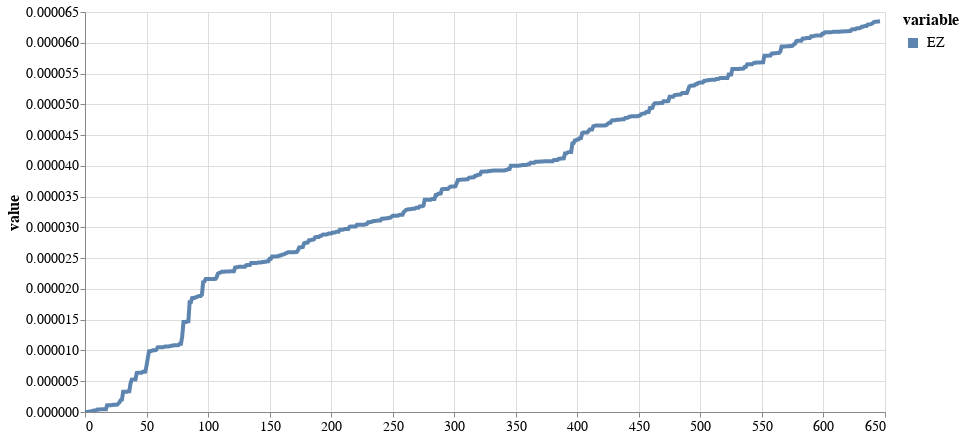

The notebook cell this image was saved under:
### Code cell
model_evidence = get_model_evidence('log/big5_exp/20210727_060750_big5_EZ/')
bf = pd.DataFrame(model_evidence, columns=['EZ'])
bf['idx'] = np.arange(bf.shape[0])
# bf['AZ'] = get_model_evidence('log/big5_exp//20210726_220229_big5az/')

# bf['EFA'] = get_model_evidence('log/CL_data/20210726_213814_efa/')
# bf['EFA-C'] = get_model_evidence('log/CL_data/20210726_214548_efa_c/')
plot_bf(bf, 800, 400)

### Figure 1 — Vega-Lite specification as saved in the notebook (floating-point values rounded to 4 significant figures; data arrays with more than 128 entries replaced by an {"elided": "..."} marker saying what was removed)
{"config": {"view": {"continuousWidth": 400, "continuousHeight": 300}, "axis": {"labelFontSize": 14, "titleFontSize": 16}, "legend": {"labelFontSize": 14, "symbolStrokeWidth": 10, "titleFontSize": 16}}, "data": {"name": "data-405a3aa2adaf4dc60b06b5fcc0eee5e5"}, "mark": {"type": "line", "opacity": 0.9, "strokeWidth": 4}, "encoding": {"color": {"type": "nominal", "field": "variable"}, "x": {"type": "quantitative", "field": "idx", "title": null}, "y": {"type": "quantitative", "field": "value"}}, "height": 400, "selection": {"selector005": {"type": "interval", "bind": "scales", "encodings": ["x", "y"]}}, "width": 800, "$schema": "https://vega.github.io/schema/vega-lite/v4.8.1.json", "datasets": {"data-405a3aa2adaf4dc60b06b5fcc0eee5e5": {"elided": "647 records"}}}
